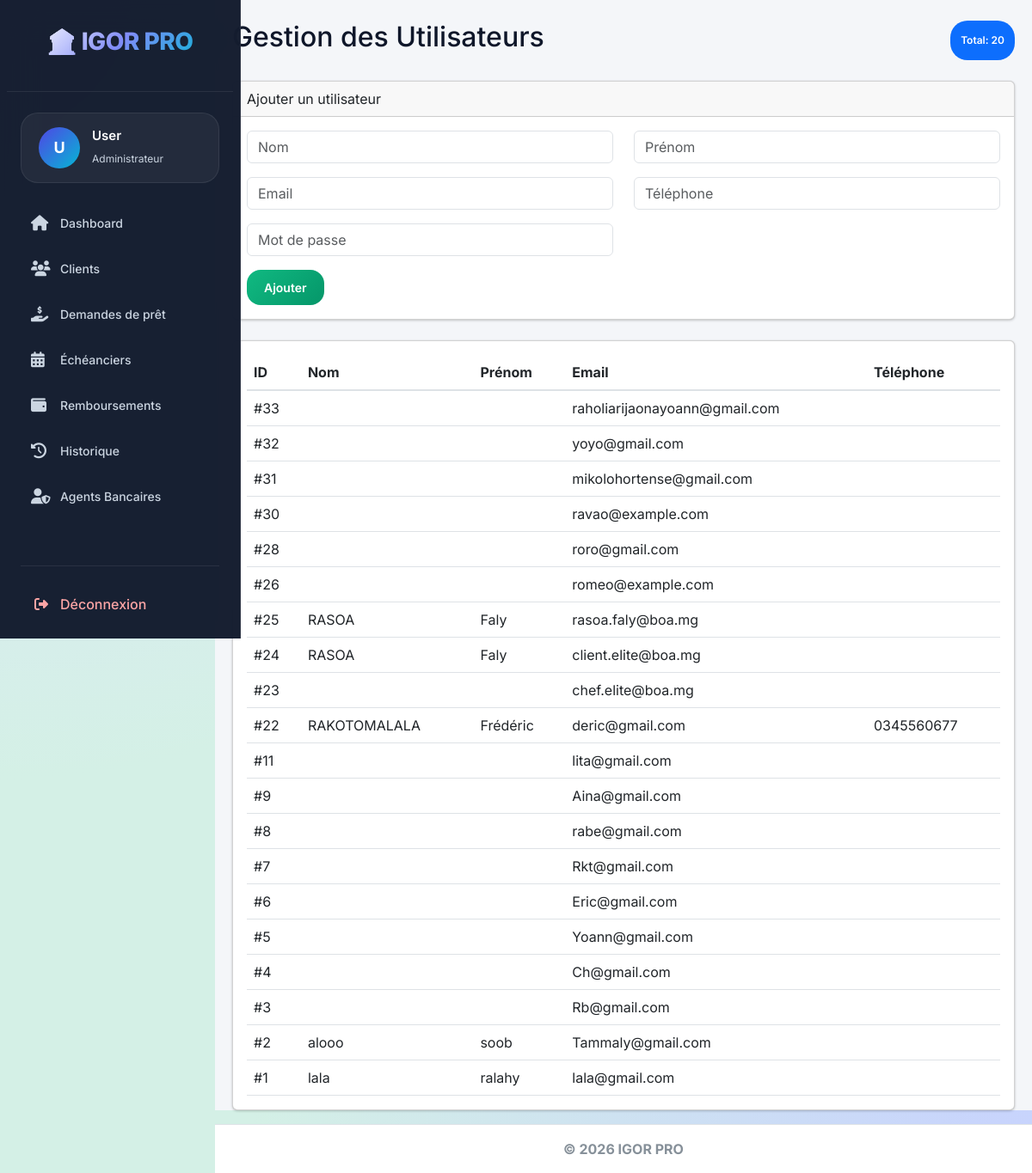
Page /create.php on the committed database.
### tables this page shows
CREATE TABLE `users` (
  `id` int(11) NOT NULL,
  `username` varchar(50) NOT NULL,
  `email` varchar(100) NOT NULL,
  `password` varchar(255) NOT NULL,
  `nom` varchar(100) DEFAULT NULL,
  `prenom` varchar(100) DEFAULT NULL,
  `telephone` varchar(20) DEFAULT NULL,
  `role` enum('super_admin','admin_regional','chef_agence','agent','client') NOT NULL DEFAULT 'client',
  `agence_id` int(11) DEFAULT NULL,
  `2fa_secret` varchar(255) DEFAULT NULL,
  `email_verified_at` datetime DEFAULT NULL,
  `remember_token` varchar(100) DEFAULT NULL,
  `reset_token` varchar(255) DEFAULT NULL,
  `created_at` timestamp NOT NULL DEFAULT current_timestamp(),
  `updated_at` timestamp NOT NULL DEFAULT current_timestamp() ON UPDATE current_timestamp(),
  `otp` varchar(10) DEFAULT NULL,
  `otp_expires_at` datetime DEFAULT NULL,
  `otp_created_at` datetime DEFAULT current_timestamp()
);

### create.php (called while the page is built, shortened)
<?php
include 'config.php';
$stmt = $conn->query("SELECT * FROM users ORDER BY id DESC");
$utilisateurs = $stmt->fetchAll();
include "layout.php";

### pages/create_content.php (the view, shortened to what this page needs)
<div class="d-flex justify-content-between mb-4">
    <h2>Gestion des Utilisateurs</h2>
    <span class="badge bg-primary">
        Total: <?= count($utilisateurs) ?>
    </span>
</div>
<div class="card mb-4">
    <div class="card-header">Ajouter un utilisateur</div>
    <div class="card-body">
        <form method="POST">
            <div class="row">
                <div class="col-md-6 mb-3">
                    <input type="text" name="nom" class="form-control" placeholder="Nom" required>
                </div>
                <div class="col-md-6 mb-3">
                    <input type="text" name="prenom" class="form-control" placeholder="Prénom" required>
                </div>
                <div class="col-md-6 mb-3">
                    <input type="email" name="email" class="form-control" placeholder="Email" required>
                </div>
                <div class="col-md-6 mb-3">
                    <input type="text" name="telephone" class="form-control" placeholder="Téléphone">
                </div>
                <div class="col-md-6 mb-3">
                    <input type="password" name="mot_de_passe" class="form-control" placeholder="Mot de passe" required>
                </div>
            </div>
            <button class="btn btn-success">Ajouter</button>
        </form>
    </div>
</div>
<div class="card">
<div class="card-body table-responsive">
<table class="table table-hover">
<thead>
<tr>
    <th>ID</th>
    <th>Nom</th>
    <th>Prénom</th>
    <th>Email</th>
    <th>Téléphone</th>
</tr>
</thead>
<tbody>
<?php foreach ($utilisateurs as $u): ?>
<tr>
    <td>#<?= $u['id'] ?></td>
    <td><?= htmlspecialchars($u['nom']) ?></td>
    <td><?= htmlspecialchars($u['prenom']) ?></td>
    <td><?= htmlspecialchars($u['email']) ?></td>
    <td><?= htmlspecialchars($u['telephone']) ?></td>
</tr>
<?php endforeach; ?>
</tbody>
</table>
</div>
</div>

### ASSET/CSS/admin-pro.css (style rules this page uses)
:root { --bg-primary: #d4f0e6; --bg-secondary: #ffffff; --bg-card: #ffffff; --bg-hover: #e8f8f2; --primary-glow: #0e7c6b; --primary-dark: #0a5e51; --success-glow: #2e7d32; --warning-glow: #b85c00; --danger-glow: #b71c1c; --info-glow: #0284c7; --text-primary: #1e3a3a; --text-secondary: #2c4e4e; --text-muted: #4f6f6f; --border-glow: rgba(14, 124, 107, 0.15); --border-hover: rgba(14, 124, 107, 0.3); --shadow-sm: 0 2px 4px rgba(0,0,0,0.03); --shadow-md: 0 4px 8px rgba(14, 124, 107, 0.1); --shadow-lg: 0 10px 20px rgba(14, 124, 107, 0.15); --shadow-glow: 0 0 0 2px rgba(14, 124, 107, 0.1); --transition: all 0.3s ease; --border-radius: 16px; --border-radius-sm: 12px; }
body { background-color: var(--bg-primary) !important; font-family: 'Inter', 'Segoe UI', sans-serif; color: var(--text-primary); min-height: 100vh; }

### ASSET/CSS/style.css (style rules this page uses)
:root { --primary: #4f46e5; --primary-light: #818cf8; --primary-dark: #3730a3; --secondary: #06b6d4; --secondary-light: #22d3ee; --accent: #8b5cf6; --dark: #0f172a; --dark-light: #1e293b; --gray-dark: #475569; --gray: #94a3b8; --gray-light: #cbd5e1; --light: #f8fafc; --white: #ffffff; --success: #10b981; --success-light: #34d399; --danger: #ef4444; --danger-light: #f87171; --warning: #f59e0b; --warning-light: #fbbf24; --info: #3b82f6; --shadow-sm: 0 2px 8px rgba(0, 0, 0, 0.04); --shadow-md: 0 5px 20px rgba(0, 0, 0, 0.06); --shadow-lg: 0 10px 30px rgba(0, 0, 0, 0.08); --shadow-xl: 0 20px 40px rgba(0, 0, 0, 0.12); --shadow-primary: 0 10px 30px rgba(79, 70, 229, 0.25); --radius-sm: 12px; --radius-md: 16px; --radius-lg: 20px; --radius-xl: 24px; --radius-2xl: 28px; --transition-fast: 0.2s ease; --transition-base: 0.3s ease; --transition-slow: 0.4s ease; --glass-bg: rgba(255, 255, 255, 0.7); --glass-border: rgba(255, 255, 255, 0.4); --glass-blur: blur(12px); }
* { margin: 0; padding: 0; box-sizing: border-box; }
body { font-family: 'Inter', -apple-system, BlinkMacSystemFont, sans-serif; background: radial-gradient(circle at 0% 0%, #e0e7ff, transparent 50%), radial-gradient(circle at 100% 100%, #c7d2fe, transparent 50%), #f0f4ff; min-height: 100vh; overflow-x: hidden; color: var(--dark); line-height: 1.5; }
.badge { display: inline-flex; align-items: center; padding: 4px 12px; border-radius: 20px; font-size: 12px; font-weight: 600; }
.btn { display: inline-flex; align-items: center; justify-content: center; gap: 8px; padding: 10px 20px; border: none; border-radius: var(--radius-md); font-weight: 600; font-size: 14px; cursor: pointer; transition: var(--transition-base); text-decoration: none; }
.btn-success { background: linear-gradient(135deg, var(--success), #059669); color: white; }

### rows in the picture
users: id "33", email "raholiarijaonayoann@gmail.com"
users: id "32", email "yoyo@gmail.com"
users: id "31", email "mikolohortense@gmail.com"
users: id "30", email "ravao@example.com"
users: id "28", email "roro@gmail.com"
users: id "26", email "romeo@example.com"
users: id "25", nom "RASOA", prenom "Faly", email "rasoa.faly@boa.mg"
users: id "24", nom "RASOA", prenom "Faly", email "client.elite@boa.mg"
users: id "23", email "chef.elite@boa.mg"
users: id "22", nom "RAKOTOMALALA", prenom "Frédéric", email "deric@gmail.com", telephone "0345560677"
users: id "11", email "lita@gmail.com"
users: id "9", email "Aina@gmail.com"
users: id "8", email "rabe@gmail.com"
users: id "7", email "Rkt@gmail.com"
users: id "6", email "Eric@gmail.com"
users: id "5", email "Yoann@gmail.com"
users: id "4", email "Ch@gmail.com"
users: id "3", email "Rb@gmail.com"
users: id "2", nom "alooo", prenom "soob", email "Tammaly@gmail.com"
users: id "1", nom "lala", prenom "ralahy", email "lala@gmail.com"

### other values in the picture
substr($_SESSION['username'] ?? 'U', 0, 1) "U"
$_SESSION['username'] "User"
count($utilisateurs) "20"
